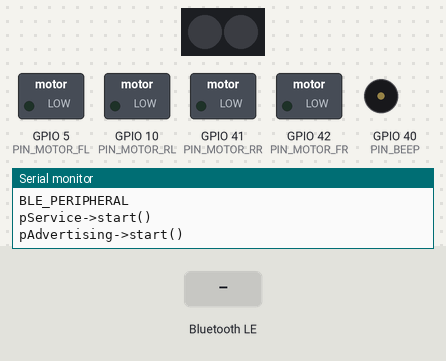
This program was run on a simulated ESP32-S3. On the bench: 2 RGB LEDs in strip order, left to right, switched loads named in the program (green lamp = pin HIGH), buzzer (waves = sounding), the last lines printed to the serial monitor. The inputs (shaded band) are chosen by the test bench. Dim RGB values are drawn brighter than linear; nothing arrives over Bluetooth unless stated; a phone connects over Bluetooth LE 3 s after start.

Above: at 1.2 s.
1.3 s: Bluetooth LE write "1" received
At 3.5 s:
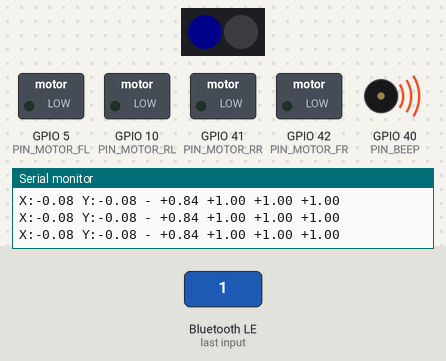
At 5.0 s:
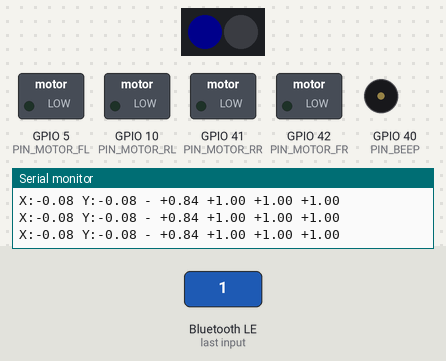
Timing chart, 0 to 6.5 s (numbered marks = the images above; inputs shaded):
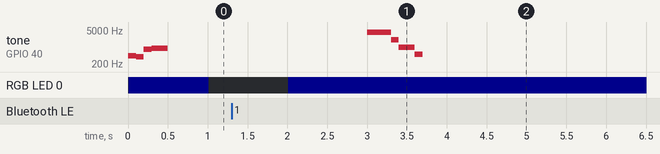

The program:

main.cpp
```cpp
// はじめの二十一歩
// BLEで受信したデータを使ってモーターを制御する

#include <Arduino.h>

// BLEライブラリ
#include <NimBLEDevice.h>

#define BLE_PERIPHERAL 1

// ../Common/Driver/include/...
#include "driver_ble.h"    // BLEドライバ
#include "driver_i2c.h"    // I2Cドライバ
#include "driver_led.h"    // LEDドライバ
#include "driver_motor.h"  // モータードライバ
#include "driver_sound.h"  // サウンドドライバ
#include "driver_timer.h"  // Timerドライバ

// フラグ
static bool is_connected = false;
// BLEデータ
static CommData_t commdata;

// BLEイベントコールバック
static void _ble_event_callback(BLEEventParam_t* param) {
    switch (param->event) {
        // 接続時に呼ばれる
        case BLE_EVENT_CONNECTED:
            USBSerial.println("BLE_EVENT_CONNECTED");
            Sound_play(SOUND_PRESET_CONNECTED);
            is_connected = true;
            break;
        // 切断時に呼ばれる
        case BLE_EVENT_DISCONNECTED:
            USBSerial.println("BLE_EVENT_DISCONNECTED");
            Sound_play(SOUND_PRESET_DISCONNECTED);
            is_connected = false;
            break;
        // データ受信時に呼ばれる
        case BLE_EVENT_RECEIVED:
            memcpy(&commdata, &param->data, sizeof(CommData_t));
            break;
    }
}

void setup() {
    USBSerial.begin(115200);

    // 各ドライバーの初期化
    LED_init();                     // フルカラーLEDの初期化
    I2C_init();                     // I2Cの初期化
    Sound_init();                   // サウンドの初期化
    Timer_init(10000);              // タイマーの初期化(10000us = 10ms)
    Motor_init();                   // モーターの初期化
    BLE_init(_ble_event_callback);  // BLEの初期化
    BLE_connect();                  // BLEの接続

    Sound_play(SOUND_PRESET_BOOT);
}

int frame = 0;

void loop() {
    Timer_sync();  // フレーム同期

    I2C_update();  // I2C通信の更新
    BLE_update();  // BLE通信の更新

    int y1 = commdata.y1;

    if (is_connected) {
        float pow = (2048 - y1) / 2048.0f;  // 0.0f ~ 1.0f
        if (pow < 0.0f) {
            pow = 0.0f;
        }
        // 0-4095 を -1 to +1
        float x = commdata.x2 / 4095.0f * 2.0f - 1.0f;
        float y = commdata.y2 / 4095.0f * 2.0f - 1.0f;

        x *= 0.08f;
        y *= 0.08f;

        // モーターをちょっと回してみる（0.1f = 10%）
        float fl = pow + x + y;
        float fr = pow - x + y;
        float rl = pow + x - y;
        float rr = pow - x - y;
        // 0 - 1 の範囲にクランプ
        fl = constrain(fl, 0.0f, 1.0f);
        fr = constrain(fr, 0.0f, 1.0f);
        rl = constrain(rl, 0.0f, 1.0f);
        rr = constrain(rr, 0.0f, 1.0f);

        if (Timer_getFrameCount() % 5 == 0) {
            USBSerial.printf("X:%4.2f Y:%4.2f - %+4.2f %+4.2f %+4.2f %+4.2f\n",
                             x, y, fl, fr, rl, rr);
        }
        // ジョイスティックのY値でモーターをオンオフする
        if ((y1 > 0) && (y1 < 1024)) {
            int w = pow * 255;
            LED_setColor(0, w, w, w);

            Motor_setSpeed(MOTOR_FL, fl * 0.8f);
            Motor_setSpeed(MOTOR_FR, fr * 0.8f);
            Motor_setSpeed(MOTOR_RL, rl * 0.8f);
            Motor_setSpeed(MOTOR_RR, rr * 0.8f);
        } else {
            LED_setColor(0, 0, 0, 100);

            // モーターを止める
            Motor_setSpeed(MOTOR_FL, 0);
            Motor_setSpeed(MOTOR_FR, 0);
            Motor_setSpeed(MOTOR_RL, 0);
            Motor_setSpeed(MOTOR_RR, 0);
        }
    } else {
        // BLE未接続時はLEDを点滅させる
        LED_setColor(0, 0, 0, (frame % 200 < 100) ? 100 : 0);
    }

    frame++;

    Motor_update();  // モーターの更新
    LED_update();    // フルカラーLEDの更新
    Timer_update();  // タイマーの更新
    Sound_update();  // サウンドの更新
}
```

hardware_config.h
```cpp
#pragma once

#define STAMPFLY (1)

// ----------------------------------------------------------------
#if STAMPFLY

// ブザー関連 ----------------------------------
#define PIN_BEEP 40  // StampFlyのブザー(G40)

// LED関連 -------------------------------------
#define PIN_LED  39  // StampFlyのLED(G39)
#define NUM_LEDS 2   // StampFlyのLEDの数

// モーター関連 ---------------------------------
#define PIN_MOTOR_FL 5   // StampFlyの前左モーター(G5)
#define PIN_MOTOR_FR 42  // StampFlyの前右モーター(G42)
#define PIN_MOTOR_RL 10  // StampFlyの後左モーター(G10)
#define PIN_MOTOR_RR 41  // StampFlyの後右モーター(G41)

#endif
```

Measured:
- by itself, tone on GPIO 40 (PIN_BEEP): plays 4000 Hz for 0.30 s, 2000 Hz for 0.10 s, 1000 Hz for 0.20 s, 500 Hz for 0.10 s
